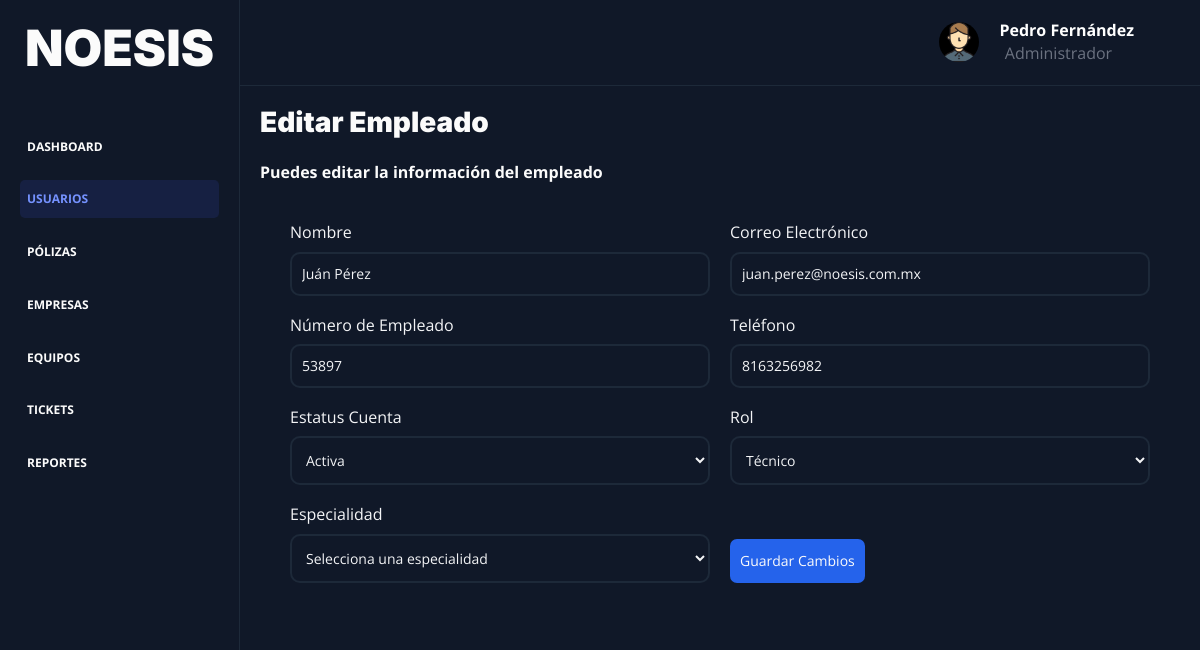
Screenshot of /usuarios/editar-trabajador?id=1 (signed in) with the database file from the repository.
### tables this page shows
CREATE TABLE `trabajador` (
  `id` int NOT NULL AUTO_INCREMENT,
  `nombre` varchar(100) NOT NULL,
  `correo` varchar(50) DEFAULT NULL,
  `num_empleado` varchar(10) DEFAULT NULL,
  `telefono` varchar(20) DEFAULT NULL,
  `rol` enum('Administrador','Técnico','Almacenista') NOT NULL,
  `especialidad` enum('Soporte Técnico de Escritorio (Helpdesk)','Técnico de Soporte de Impresión','Técnico de Conectividad y Redes','Administrador de Sistemas (SysAdmin)','Especialista en Seguridad Electrónica','Técnico en Telecomunicaciones','Administrador de Noesis TI','Almacenista') DEFAULT NULL,
  `estatus` enum('Disponible','En Sitio','Vacaciones','No Disponible') DEFAULT 'Disponible',
  `password_hash` varchar(100) DEFAULT NULL,
  `confirmado` tinyint DEFAULT NULL,
  `estatus_cuenta` enum('Activa','Inactiva') DEFAULT NULL,
  `token` varchar(100) DEFAULT NULL,
  `fecha_alta` datetime DEFAULT NULL,
  PRIMARY KEY (`id`)
);

### controllers/UsuariosController.php (called while the page is built, shortened)
<?php
class UsuariosController {
    public static function editarUsuarioEmpleado(Router $router) {
        $id = $_GET['id'] ?? null;
        $trabajador = Trabajador::find($id);
        $alertas = Trabajador::getAlertas();
        $router->render('dashboard/usuarios/usuarios-editar-empleados',[
            'titulo' => 'Usuarios - Editar Empleado',
            'trabajador' => $trabajador,
            'alertas' => $alertas
        ]);
    }
}

### public/index.php (called while the page is built, shortened)
<?php
$router = new Router();
$router->get('/', [LoginController::class, 'Login']);
$router->post('/', [LoginController::class, 'Login']);
$router->get('/recuperar', [LoginController::class, 'recuperar']);
$router->post('/recuperar', [LoginController::class, 'recuperar']);
$router->get('/logout', [LoginController::class, 'logout']);
$router->get('/confirmar-cuenta', [LoginController::class, 'confirmarCuenta']);
$router->post('/confirmar-cuenta', [LoginController::class, 'confirmarCuenta']);
$router->get('/dashboard', [DashboardController::class, 'index']);
$router->get('/usuarios', [UsuariosController::class, 'usuarios']);
$router->get('/usuarios/agregar-trabajador', [UsuariosController::class, 'agregarUsuarioEmpleado']);
$router->post('/usuarios/agregar-trabajador', [UsuariosController::class, 'agregarUsuarioEmpleado']);
$router->post('/usuarios/eliminar-trabajador', [UsuariosController::class, 'eliminarUsuarioEmpleado']);
$router->get('/usuarios/editar-trabajador', [UsuariosController::class, 'editarUsuarioEmpleado']);
$router->post('/usuarios/editar-trabajador', [UsuariosController::class, 'editarUsuarioEmpleado']);
$router->get('/usuarios/agregar-cliente', [UsuariosController::class, 'agregarUsuarioCliente']);
$router->post('/usuarios/agregar-cliente', [UsuariosController::class, 'agregarUsuarioCliente']);
$router->post('/usuarios/eliminar-cliente', [UsuariosController::class, 'eliminarUsuarioCliente']);
$router->get('/usuarios/editar-cliente', [UsuariosController::class, 'editarUsuarioCliente']);
$router->post('/usuarios/editar-cliente', [UsuariosController::class, 'editarUsuarioCliente']);
$router->get('/empresas', [EmpresaController::class, 'empresas']);
$router->get('/empresas/agregar', [EmpresaController::class, 'agregarEmpresa']);
$router->post('/empresas/agregar', [EmpresaController::class, 'agregarEmpresa']);
$router->post('/empresas/eliminar', [EmpresaController::class, 'eliminarEmpresa']);
$router->get('/empresas/editar', [EmpresaController::class, 'editarEmpresa']);
$router->post('/empresas/editar', [EmpresaController::class, 'editarEmpresa']);
$router->get('/polizas', [PolizaController::class, 'polizas']);
$router->get('/polizas/agregar', [PolizaController::class, 'agregarPoliza']);
$router->post('/polizas/agregar', [PolizaController::class, 'agregarPoliza']);
$router->post('/polizas/eliminar', [PolizaController::class, 'eliminarPoliza']);
$router->get('/polizas/editar', [PolizaController::class, 'editarPoliza']);
$router->post('/polizas/editar', [PolizaController::class, 'editarPoliza']);
$router->get('/equipos', [EquipoController::class, 'equipos']);
$router->get('/equipos/agregar', [EquipoController::class, 'agregarEquipo']);
$router->post('/equipos/agregar', [EquipoController::class, 'agregarEquipo']);
$router->post('/equipos/eliminar', [EquipoController::class, 'eliminarEquipo']);
$router->get('/equipos/editar', [EquipoController::class, 'editarEquipo']);
$router->post('/equipos/editar', [EquipoController::class, 'editarEquipo']);
$router->get('/tickets', [TicketController::class, 'tickets']);
$router->get('/tickets/agregar', [TicketController::class, 'agregarTicket']);
$router->post('/tickets/agregar', [TicketController::class, 'agregarTicket']);
$router->get('/tickets/editar', [TicketController::class, 'editarTicket']);
$router->post('/tickets/editar', [TicketController::class, 'editarTicket']);
$router->get('/tickets/detalle', [TicketController::class, 'verDetalleTicket']);
$router->comprobarRutas();

### models/ActiveRecord.php (called while the page is built, shortened)
<?php
class ActiveRecord {
    protected static $db;
    protected static $tabla = '';
    public static function setDB($database) {
        self::$db = $database;
    }
    public static function find($id) {
        $query = "SELECT * FROM " . static::$tabla  ." WHERE id = $id";
        $resultado = self::consultarSQL($query);
        return array_shift( $resultado ) ;
    }
    public static function consultarSQL($query) {
        $resultado = self::$db->query($query);
        $array = [];
        while($registro = $resultado->fetch_assoc()) {
            $array[] = static::crearObjeto($registro);
        }
        return $array;
    }
    protected static function crearObjeto($registro) {
        $objeto = new static;
        foreach($registro as $key => $value ) {
            if(property_exists( $objeto, $key  )) {
                $objeto->$key = $value;
            }
        }
        return $objeto;
    }
}

### includes/funciones.php (called while the page is built, shortened)
<?php
function s($html) : string {
    $s = htmlspecialchars($html);
    return $s;
}

### views/dashboard/usuarios/usuarios-editar-empleados.php (the view, shortened to what this page needs)
<?php include_once __DIR__ . '/../header-dashboard.php'; ?>
<div class="cuerpo-contenedor">
    <div class="contenido-usuarios">
        <h3>Editar Empleado</h3>
        <div class="usuarios usuarios-agregar">
            <div class="encabezado-tabla">
                <div class="texto">
                    <h4>Puedes editar la información del empleado</h4>
                </div>
            </div>
            <form method="POST" action="/usuarios/editar-trabajador?id=<?php echo $trabajador->id; ?>" class="formulario-dashboard">
                <div class="campo">
                    <label for="nombre">Nombre</label>
                    <input
                        id="nombre"
                        name="nombre"
                        type="text"
                        placeholder="Ingresa el nombre"
                        value="<?php echo s($trabajador->nombre) ?>"
                    >
                </div>
                <div class="campo">
                    <label for="correo">Correo Electrónico</label>
                    <input
                        id="correo"
                        name="correo"
                        type="text"
                        placeholder="Ingresa el correo electrónico"
                        value="<?php echo s($trabajador->correo) ?>"
                    >
                </div>
                <div class="campo">
                    <label for="num_empleado">Número de Empleado</label>
                    <input
                        id="num_empleado"
                        name="num_empleado"
                        type="text"
                        placeholder="Ingresa el número de empleado"
                        value="<?php echo s($trabajador->num_empleado) ?>"
                    >
                </div>
                <div class="campo">
                    <label for="telefono">Teléfono</label>
                    <input
                        id="telefono"
                        name="telefono"
                        type="tel"
                        inputmode="numeric"
                        maxlength="10"
                        pattern="[0-9]{10}"
                        placeholder="Ingresa el teléfono"
                        oninput="this.value = this.value.replace(/[^0-9]/g,'')"
                        value="<?php echo s($trabajador->telefono) ?>"
                    >
                </div>
                <div class="campo">
                    <label for="estatus_cuenta">Estatus Cuenta</label>
                    <select id="estatus_cuenta" name="estatus_cuenta">
                        <option value="Activa" <?php echo ($trabajador->estatus_cuenta === 'Activa') ? 'selected' : ''; ?>>
                            Activa
                        </option>
                    </select>
                </div>
                <div class="campo">
                    <label for="rol">Rol</label>
                    <select id="rol" name="rol">
                        <option value="Técnico" <?php echo ($trabajador->rol === 'Técnico') ? 'selected' : ''; ?>>
                            Técnico
                        </option>
                    </select>
                </div>
                <div class="campo">
                    <label for="especialidad">Especialidad</label>
                    <select id="especialidad" name="especialidad">
                        <option value="" selected disabled>Selecciona una especialidad</option>
                    </select>
                </div>
                <div class="btn-azul campo-boton">
                    <input type="submit" value="Guardar Cambios">
                </div>
            </form>
        </div>
    </div>
</div>
<?php include_once __DIR__ . '/../footer-dashboard.php'; ?>

### public/build/css/app.css (style rules this page uses)
html { line-height:1.15;-webkit-text-size-adjust:100% }
body { margin:0 }
button,input,optgroup,select,textarea { font-family:inherit;font-size:100%;line-height:1.15;margin:0 }
button,input { overflow:visible }
button,select { text-transform:none }
button,[type=button],[type=reset],[type=submit] { -webkit-appearance:button }
*,*:before,*:after { box-sizing:inherit }
html { font-size:62.5%;box-sizing:border-box }
body { font-family:"Open Sans",sans-serif;background:#101828;font-size:1.6rem;min-height:100%;overflow-y:auto;overflow-x:hidden;scrollbar-width:thin;scrollbar-color:#162042 #101828 }
.btn-azul input { display:inline;width:100%;padding:1.4rem 1rem;box-sizing:border-box;background-color:#2563eb;color:#fbfbfb;font-size:1.4rem;font-weight:normal;border:none;border-radius:.7rem;transition-property:background-color;transition-duration:.3s;text-align:center }
h1,h2,h3 { font-family:"Inter",sans-serif;margin:0 0 2.5rem 0;font-weight:900 }
h3 { font-size:4rem }
.formulario-dashboard { display:flex;flex-wrap:wrap;gap:2rem;padding:2rem 3rem }
.formulario-dashboard .campo { flex:0 0 calc(50% - 1rem);display:flex;flex-direction:column;color:#f3f4f6 }
.formulario-dashboard .campo label { margin-bottom:1rem }
.formulario-dashboard .campo input,.formulario-dashboard .campo select,.formulario-dashboard .campo textarea { color:#f3f4f6;background-color:#101828;font-size:1.4rem;padding:1.2rem 1rem;box-shadow:none;outline:none;border-radius:1rem;border:2px solid #1d2939 }
.formulario-dashboard .campo select,.formulario-dashboard .campo input[type=file] { cursor:pointer }
.formulario-dashboard .campo-boton { display:flex;flex-direction:column;justify-content:flex-end;align-items:flex-start }
.formulario-dashboard .campo-boton input { margin-top:auto }
.cuerpo-contenedor { background-color:#101828;height:100%;padding:2rem;margin-left:24rem;overflow-x:hidden }
.dashboard h3 { font-size:2.8rem }

### rows the page displays
trabajador: nombre "Juán Pérez", correo "juan.perez@noesis.com.mx", num_empleado "53897", telefono "8163256982", estatus_cuenta "Activa", rol "Técnico"

### other values shown
$_SESSION['nombre'] "Pedro Fernández"
$_SESSION['rol'] "Administrador"
